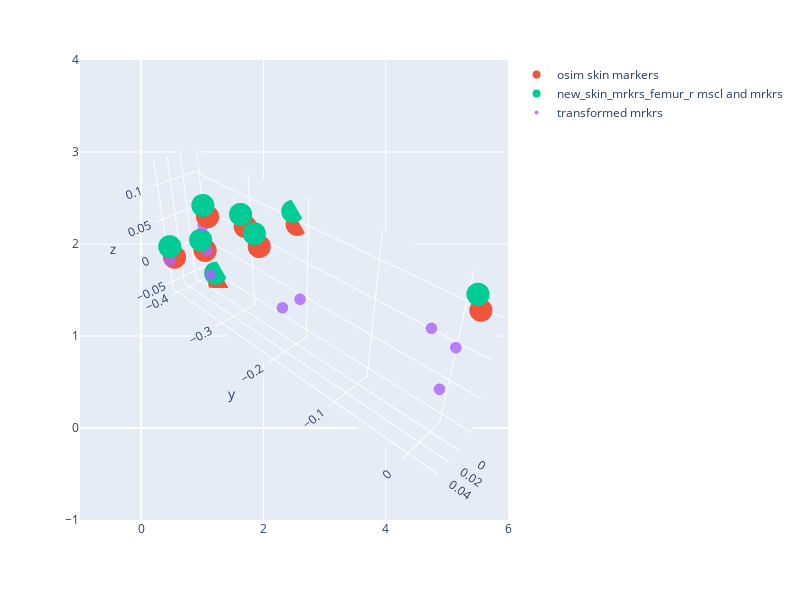

Notebook code cell kept with this figure:
### Code cell
import plotly.express as px
import plotly.graph_objects as go
fig = px.scatter(width = 800, height = 600)
fig.add_trace(go.Scatter3d(x = mrkrs_femur_r['x'], y = mrkrs_femur_r['y'], z=mrkrs_femur_r['z'], mode = 'markers', name = 'osim skin markers'))
fig.add_trace(go.Scatter3d(x = new_skin_mrkrs_femur_r['x'],  y = new_skin_mrkrs_femur_r['y'], z=new_skin_mrkrs_femur_r['z'], mode = 'markers', name = 'new_skin_mrkrs_femur_r mscl and mrkrs'))
fig.add_trace(go.Scatter3d(x = femur_r_df['x'],  y = femur_r_df['y'], z=femur_r_df['z'], mode = 'markers', marker=dict(size=4, opacity=0.8), name = 'transformed mrkrs'))

fig.update_scenes(aspectmode="data" )
camera = dict(
    up=dict(x=0, y=0, z=1),
    center=dict(x=0, y=0, z=0),
    eye=dict(x=2, y=2, z=2)
)
fig.update_layout(scene_camera=camera)
fig.show()

### Figure 1 — Plotly figure (JSON) as saved in the notebook; plotly's stock layout.template omitted (floating-point values rounded to 4 significant figures)
{"data": [{"hovertemplate": "<extra></extra>", "legendgroup": "", "marker": {"color": "#636efa", "symbol": "circle"}, "mode": "markers", "name": "", "orientation": "v", "showlegend": false, "type": "scatter", "xaxis": "x", "yaxis": "y"}, {"mode": "markers", "name": "osim skin markers", "type": "scatter3d", "x": [-0.01603, -0.0003931, 0.02624, 0.001705, -0.0005381, -0.01229, 0.000293, 0.04164], "y": [-0.2161, -0.29, -0.2345, 0.02239, -0.3671, -0.3702, -0.3799, -0.3935], "z": [0.0964, 0.07118, 0.07728, 0.1119, 0.05584, -0.05726, -0.001135, 0]}, {"mode": "markers", "name": "new_skin_mrkrs_femur_r mscl and mrkrs", "type": "scatter3d", "x": [-0.01396, 0.001679, 0.02831, 0.003777, 0.001534, -0.01021, 0.002365, 0.04371], "y": [-0.2209, -0.2949, -0.2394, 0.01752, -0.372, -0.375, -0.3848, -0.3984], "z": [0.1119, 0.08664, 0.09273, 0.1274, 0.0713, -0.0418, 0.01432, 0.01546]}, {"marker": {"opacity": 0.8, "size": 4}, "mode": "markers", "name": "transformed mrkrs", "type": "scatter3d", "x": [9.788e-16, 2.611e-16, 0, -0.01033, -0.006322, 0.03546, 0.006936, 0.04892, 6.448e-16], "y": [-0.3731, -0.378, 0, 0.002615, -0.02376, -0.1878, -0.1878, -0.3936, -0.3756], "z": [-0.03855, 0.03855, 0, 0.04999, 0.06069, 0.02, 0.01738, -0.002401, -2.842e-17]}], "layout": {"height": 600, "legend": {"tracegroupgap": 0}, "margin": {"t": 60}, "scene": {"aspectmode": "data", "camera": {"center": {"x": 0, "y": 0, "z": 0}, "eye": {"x": 2, "y": 2, "z": 2}, "up": {"x": 0, "y": 0, "z": 1}}}, "width": 800, "xaxis": {"anchor": "y", "domain": [0, 1]}, "yaxis": {"anchor": "x", "domain": [0, 1]}}}
